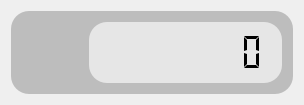
<?xml version="1.0" encoding="UTF-8"?>
<ui version="4.0">
 <class>PopupClockClass</class>
 <widget class="QWidget" name="PopupClockClass">
  <property name="geometry">
   <rect>
    <x>0</x>
    <y>0</y>
    <width>304</width>
    <height>97</height>
   </rect>
  </property>
  <property name="windowTitle">
   <string>PopupClock</string>
  </property>
  <layout class="QGridLayout" name="gridLayout">
   <item row="1" column="0">
    <widget class="QFrame" name="frame1">
     <property name="styleSheet">
      <string notr="true">QFrame#frame1{
background-color:rgb(189, 189, 189);
border-radius:18px;
}</string>
     </property>
     <property name="frameShape">
      <enum>QFrame::StyledPanel</enum>
     </property>
     <property name="frameShadow">
      <enum>QFrame::Raised</enum>
     </property>
     <layout class="QHBoxLayout" name="horizontalLayout">
      <item>
       <widget class="DrawClock" name="widget" native="true">
        <property name="sizePolicy">
         <sizepolicy hsizetype="Fixed" vsizetype="Fixed">
          <horstretch>0</horstretch>
          <verstretch>0</verstretch>
         </sizepolicy>
        </property>
        <property name="minimumSize">
         <size>
          <width>61</width>
          <height>61</height>
         </size>
        </property>
        <property name="maximumSize">
         <size>
          <width>61</width>
          <height>61</height>
         </size>
        </property>
       </widget>
      </item>
      <item>
       <widget class="QFrame" name="frame_3">
        <property name="sizePolicy">
         <sizepolicy hsizetype="Preferred" vsizetype="Fixed">
          <horstretch>0</horstretch>
          <verstretch>0</verstretch>
         </sizepolicy>
        </property>
        <property name="minimumSize">
         <size>
          <width>0</width>
          <height>61</height>
         </size>
        </property>
        <property name="maximumSize">
         <size>
          <width>16777215</width>
          <height>61</height>
         </size>
        </property>
        <property name="styleSheet">
         <string notr="true">QFrame#frame_3{
background-color:rgb(230, 230, 230);
border-radius:18px;
}</string>
        </property>
        <property name="frameShape">
         <enum>QFrame::StyledPanel</enum>
        </property>
        <property name="frameShadow">
         <enum>QFrame::Raised</enum>
        </property>
        <layout class="QGridLayout" name="gridLayout_3">
         <item row="0" column="0">
          <widget class="QLCDNumber" name="lcdNumber">
           <property name="autoFillBackground">
            <bool>false</bool>
           </property>
           <property name="frameShape">
            <enum>QFrame::NoFrame</enum>
           </property>
           <property name="digitCount">
            <number>8</number>
           </property>
           <property name="segmentStyle">
            <enum>QLCDNumber::Flat</enum>
           </property>
          </widget>
         </item>
        </layout>
       </widget>
      </item>
     </layout>
    </widget>
   </item>
  </layout>
 </widget>
 <layoutdefault spacing="6" margin="11"/>
 <customwidgets>
  <customwidget>
   <class>DrawClock</class>
   <extends>QWidget</extends>
   <header>DrawClock.h</header>
   <container>1</container>
  </customwidget>
 </customwidgets>
 <resources>
  <include location="PopupClock.qrc"/>
 </resources>
 <connections/>
</ui>
